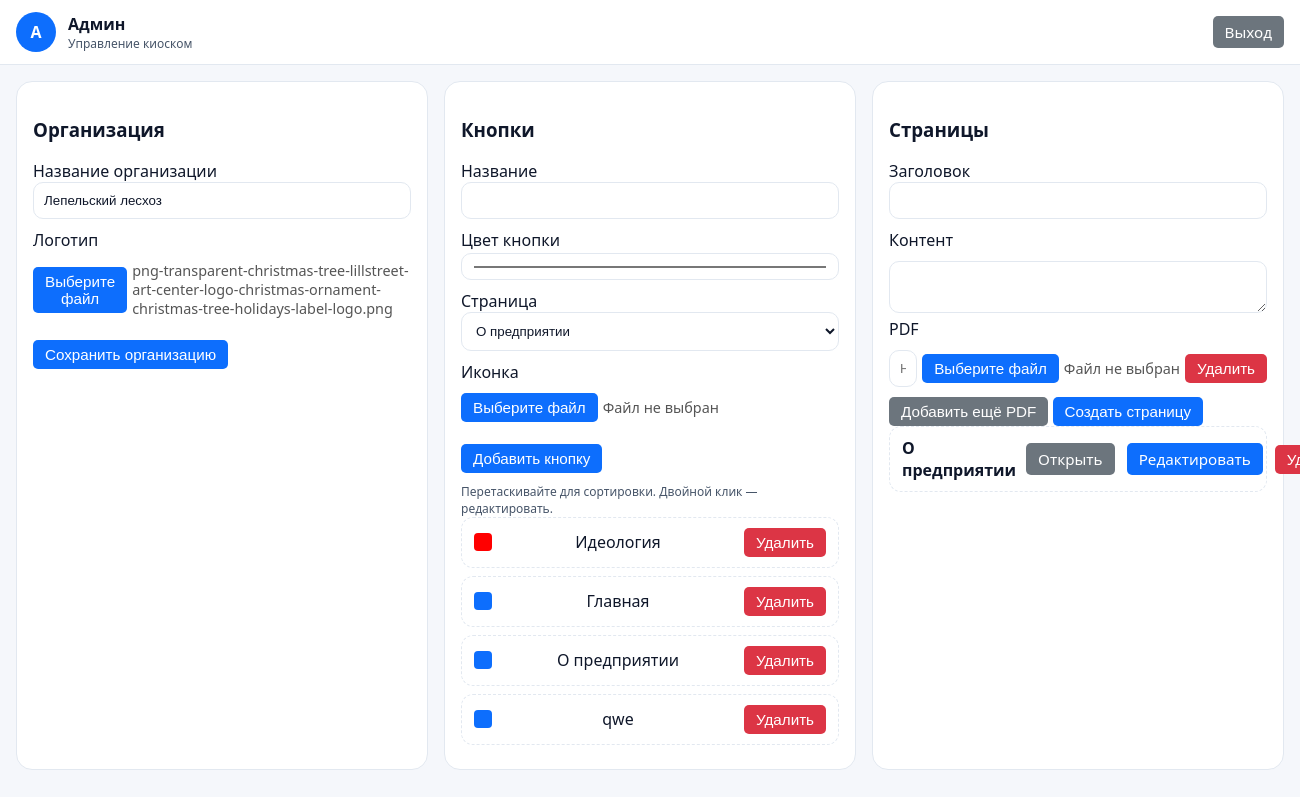
The page /admin (signed in) on the database its author committed.
### tables this page shows
CREATE TABLE organization(
            id INTEGER PRIMARY KEY,
            name TEXT,
            logo_path TEXT
        );

CREATE TABLE buttons(
        id INTEGER PRIMARY KEY AUTOINCREMENT,
        title TEXT NOT NULL,
        color TEXT,
        icon_path TEXT,
        page_id INTEGER,
        position INTEGER DEFAULT 0,
        FOREIGN KEY(page_id) REFERENCES pages(id)
    );

CREATE TABLE pages(
        id INTEGER PRIMARY KEY AUTOINCREMENT,
        title TEXT NOT NULL,
        content TEXT,
        image_path TEXT,
        pdf_path TEXT
    );

### app.py (the view)
@app.route("/admin")
def admin():
    redir = require_auth()
    if redir:
        return redir
    conn = db()
    pages = conn.execute("SELECT * FROM pages ORDER BY id DESC").fetchall()
    buttons = conn.execute("SELECT * FROM buttons ORDER BY position ASC").fetchall()
    org_row = conn.execute("SELECT * FROM organization WHERE id=1").fetchone()
    conn.close()
    organization = dict(org_row) if org_row else None
    return render_template(
        "admin_dashboard.html",
        pages=pages,
        buttons=buttons,
        organization=organization
    )

### app.py (called while the page is built)
def db():
    conn = sqlite3.connect(DB_PATH)
    conn.row_factory = sqlite3.Row
    return conn

@app.context_processor
def inject_theme():
    return {"current_theme": "light"}

def require_auth():
    if not session.get("auth"):
        return redirect(url_for("login"))
    return None

### templates/admin_dashboard.html (shortened to what this page needs)
{% extends 'base.html' %}
{% block body %}
<header class="topbar">
  <div class="brand">
    <div class="logo-circle">A</div>
    <div class="org">
      <div class="org-title">Админ</div>
      <div class="org-sub">Управление киоском</div>
    </div>
  </div>
  <a class="btn btn-secondary" href="{{ url_for('logout') }}">Выход</a>
</header>
<main class="admin-main grid-2">
<section class="card">
  <h3>Организация</h3>
  <form id="orgForm" class="form" action="{{ url_for('admin_organization_update') }}" method="post" enctype="multipart/form-data">
    <label>Название организации
  <input type="text" name="org_name" value="{{ organization.name if organization else '' }}" required>
</label>
<label>Логотип</label>
<div class="custom-file">
  <button type="button" class="btn btn-primary" onclick="document.getElementById('orgLogoFile').click();">Выберите файл</button>
  <span class="file-name" id="orgLogoFileName">
    {% if organization and organization.logo_path %}{{ organization.logo_path }}{% else %}Файл не выбран{% endif %}
  </span>
</div>
    <br>
    <button class="btn btn-success" type="submit">Сохранить организацию</button>
  </form>
</section>
  <section class="card">
    <h3>Кнопки</h3>
    <form id="buttonForm" class="form" action="{{ url_for('admin_button_create') }}" method="post" enctype="multipart/form-data">
      <label>Название<input name="title" required></label>
      <label>Цвет кнопки<input name="color" type="color" value="#0d6efd"></label>
      <label>Страница
        <select name="page_id" required>
          {% for p in pages %}
          <option value="{{ p['id'] }}">{{ p['title'] }}</option>
          {% endfor %}
        </select>
      </label>
      <label>Иконка</label>
      <div class="custom-file">
        <button type="button" class="btn btn-primary" onclick="document.getElementById('iconFile').click();">Выберите файл</button>
        <span class="file-name" id="iconFileName">Файл не выбран</span>
      </div>
      <br>
      <button class="btn btn-primary" type="submit">Добавить кнопку</button>
    </form>
    <div class="reorder-help">Перетаскивайте для сортировки. Двойной клик — редактировать.</div>
    <ul id="buttonsList" class="list">
      {% for b in buttons %}
      <li class="list-item" draggable="true" data-id="{{ b['id'] }}" data-title="{{ b['title'] }}" data-color="{{ b['color'] or '#0d6efd' }}" data-page-id="{{ b['page_id'] }}">
        <span class="badge" style="background: {{ b['color'] or '#0d6efd' }}"></span>
        <span class="item-title">{{ b['title'] }}</span>
        <div class="right">
          <form class="inline" action="{{ url_for('admin_button_delete', bid=b['id']) }}" method="post" onsubmit="return confirm('Удалить кнопку?')">
            <button class="btn btn-danger" type="submit">Удалить</button>
          </form>
        </div>
      </li>
      {% endfor %}
    </ul>
  </section>
  <section class="card">
    <h3>Страницы</h3>
    <form class="form" action="{{ url_for('admin_page_create') }}" method="post" enctype="multipart/form-data">
      <label>Заголовок<input name="title" required></label>
      <label>Контент</label>
      <textarea id="content" name="content">{{ page['content'] if page else '' }}</textarea>
      <label>PDF</label>
      <div id="pdfContainer">
        {% if pdfs %}
          {% for pdf in pdfs %}
          <div class="pdfItem">
            <input type="text" name="pdf_titles[]" value="{{ pdf['title'] }}" placeholder="Название PDF" required>
            <div class="custom-file">
              <input type="file" name="pdfs[]" class="file-input" accept=".pdf">
              <button type="button" class="btn btn-primary" onclick="this.previousElementSibling.click();">Выберите файл</button>
              <span class="file-name">Файл не выбран</span>
            </div>
            <button type="button" class="btn btn-danger removePdfBtn">Удалить</button>
          </div>
          {% endfor %}
        {% else %}
          <div class="pdfItem">
            <input type="text" name="pdf_titles[]" placeholder="Название PDF" required>
            <div class="custom-file">
              <button type="button" class="btn btn-primary" onclick="this.previousElementSibling.click();">Выберите файл</button>
              <span class="file-name">Файл не выбран</span>
            </div>
            <button type="button" class="btn btn-danger removePdfBtn">Удалить</button>
          </div>
        {% endif %}
      </div>
      <button type="button" id="addPdfBtn" class="btn btn-secondary">Добавить ещё PDF</button>
      <button class="btn btn-primary" type="submit">Создать страницу</button>
    </form>
    <ul class="list">
  {% for p in pages %}
  <li class="list-item">
    <strong>{{ p['title'] }}</strong>
    <div class="right">
      <a class="btn btn-secondary" href="{{ url_for('page', pid=p['id']) }}" target="_blank">Открыть</a>
      <a class="btn btn-primary" href="{{ url_for('admin_page_edit', pid=p['id']) }}">Редактировать</a>
      <form class="inline" action="{{ url_for('admin_page_delete', pid=p['id']) }}" method="post" onsubmit="return confirm('Удалить страницу?')">
        <button class="btn btn-danger" type="submit">Удалить</button>
      </form>
    </div>
  </li>
  {% endfor %}
</ul>
  </section>
</main>
{% endblock %}

### static/css/theme.css (style rules this page uses)
:root { --bg: #f5f7fb; --fg: #0f172a; --muted: #475569; --card: #ffffff; --primary: #0d6efd; --border: #e2e8f0; }
* { box-sizing: border-box; }
html, body { height: 100%; }
body { margin: 0; background: var(--bg); color: var(--fg); font-family: system-ui, -apple-system, Segoe UI, Roboto, Arial, sans-serif; }
.topbar, .bottombar { display: flex; align-items: center; gap: 12px; padding: 12px 16px; border-bottom: 1px solid var(--border); background: var(--card); }
.brand { display: flex; align-items: center; gap: 12px; }
.logo-circle { width: 40px; height: 40px; border-radius: 50%; background: var(--primary); color: #fff; display:flex; align-items:center; justify-content:center; font-weight: 700; }
.org-title { font-weight: 700; }
.org-sub { color: var(--muted); font-size: 12px; }
.btn, .btn-outline { padding: 8px 14px; border-radius: 10px; text-decoration: none; display: inline-flex; align-items: center; gap: 8px; }
.btn { background: var(--primary); color: white; border: none; }
.admin-main { padding: 16px; display: grid; gap: 16px; }
.grid-2 { grid-template-columns: repeat(auto-fit, minmax(360px, 1fr)); }
.card { background: var(--card); border: 1px solid var(--border); border-radius: 16px; padding: 16px; }
.form label { display:block; margin-bottom: 10px; }
.form input, .form textarea, .form select { width: 100%; padding: 10px; border: 1px solid var(--border); border-radius: 10px; background: transparent; color: var(--fg); }
.list { list-style: none; padding: 0; margin: 0; }
.list-item { padding: 10px 12px; border: 1px dashed var(--border); border-radius: 12px; margin-bottom: 8px; display:flex; align-items:center; gap: 10px; justify-content: space-between; }
.list-item .badge { width: 18px; height: 18px; border-radius: 4px; display:inline-block; }
.list-item .right { display:flex; gap: 12px; align-items:center; }
.list-item .inline { display:inline; }
.reorder-help { color: var(--muted); font-size: 12px; margin-top: 10px; }

### templates/admin_dashboard.html (style rules this page uses)
.pdfItem { margin-bottom: 10px; display:flex; gap:5px; align-items:center; }
.pdfItem input[type="text"] { flex:2; }
.pdfItem .removePdfBtn { flex:1; }
.custom-file { display: flex; align-items: center; gap: 5px; }
.file-name { font-size: 0.9em; color: #555; }
.btn, .btn-primary, .btn-secondary, .btn-danger { color: #fff; border: none; padding: 6px 12px; border-radius: 5px; cursor: pointer; font-size: 0.95em; transition: all 0.2s; }
.btn-primary { background-color: #0d6efd; }
.btn-secondary { background-color: #6c757d; }
.btn-danger { background-color: #dc3545; }

### rows shown on the page
organization: org_name "Лепельский лесхоз", logo_path "png-transparent-christmas-tree-lillstreet-art-center-logo-christmas-ornament-christmas-tree-holidays-label-logo.png"
buttons: title "Идеология"
buttons: title "Главная"
buttons: title "О предприятии"
buttons: title "qwe"
pages: title "О предприятии"

### other values the page prints
form field page_id "О предприятии"
